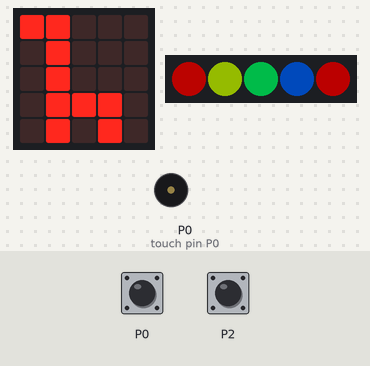
The program below on a simulated BBC micro:bit (MakeCode). Shown: the board's 5×5 LED display, 5 RGB LEDs in strip order, left to right, buzzer (waves = sounding). The inputs (shaded band) are chosen by the test bench. Dim RGB values are drawn brighter than linear; random numbers come from a fixed seed.

Above: at 0.7 s.
At 2.2 s:
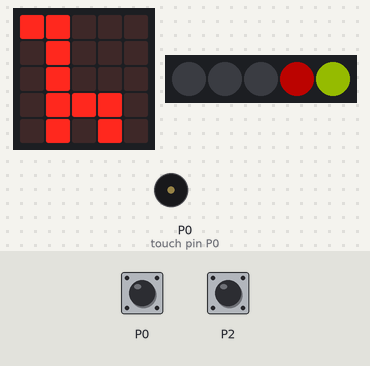
2.3 s: touch pin P0 pressed for 0.15 s
At 2.3 s:
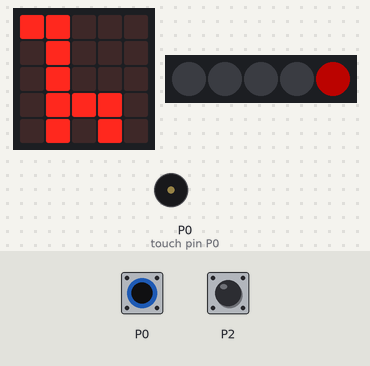
At 2.77 s:
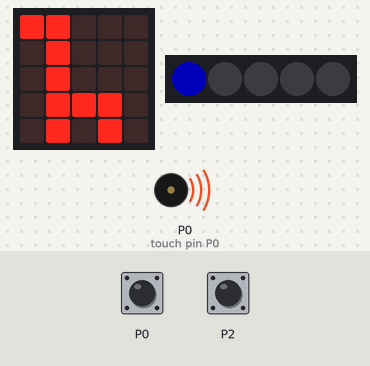
3.0 s: touch pin P2 pressed for 0.15 s
At 3.52 s:
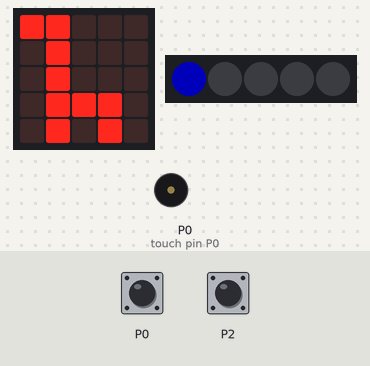
3.7 s: touch pin P0 pressed for 0.15 s
4.4 s: touch pin P2 pressed for 0.15 s
5.1 s: touch pin P0 pressed for 0.15 s
5.8 s: touch pin P0 pressed 5 times (0.12 s each, 0.3 s apart)
Timing chart, 0 to 14.3 s (numbered marks = the images above; inputs shaded):
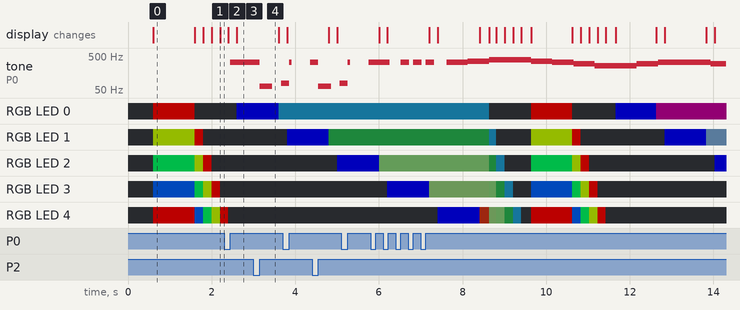

The program:

main.ts
```typescript
input.onPinPressed(TouchPin.P0, function () {
    music.startMelody(music.builtInMelody(Melodies.Ode), MelodyOptions.Once)
})
input.onPinPressed(TouchPin.P2, function () {
    music.startMelody(music.builtInMelody(Melodies.Funk), MelodyOptions.Once)
})
let Animate = neopixel.create(DigitalPin.P12, 5, NeoPixelMode.RGB)
basic.showIcon(IconNames.Giraffe)
basic.forever(function () {
    Animate.setBrightness(75)
    Animate.showRainbow(1, 360)
    Animate.show()
    basic.pause(1000)
    for (let index = 0; index <= 4; index++) {
        Animate.shift(1)
        Animate.show()
        basic.pause(200)
    }
    for (let index2 = 0; index2 <= 4; index2++) {
        Animate.setPixelColor(index2, neopixel.colors(NeoPixelColors.Blue))
        Animate.show()
        basic.pause(1000)
        Animate.setPixelColor(index2, neopixel.rgb(randint(0, 100), randint(0, 100), randint(0, 100)))
        Animate.show()
        basic.pause(200)
    }
    for (let index3 = 0; index3 <= 4; index3++) {
        Animate.shift(1)
        Animate.show()
        basic.pause(200)
    }
})
```

test.ts
```typescript
// 在這裡測試；當此封包作為擴充功能時，將不會編譯此內容。
```

Measured:
- after the input at 2.3 s, tone on P0 (touch pin P0): silent → 330 Hz after 0.15 s
- what the display in image 0 shows lasts 1.0 s, from 0.6 s to 1.6 s
